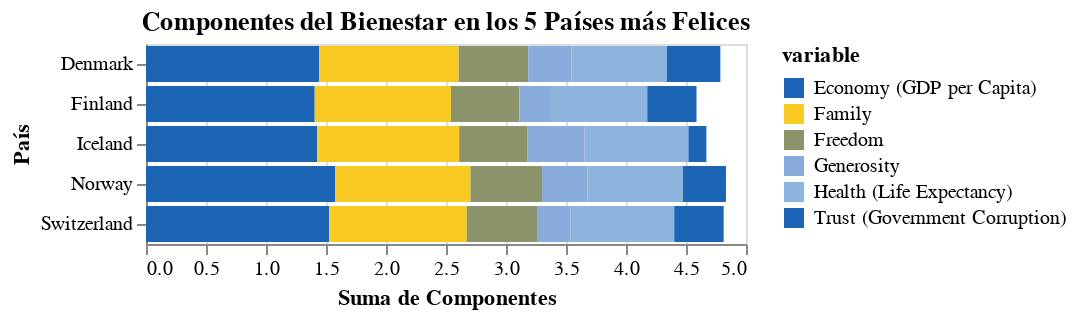

This figure's notebook cell:
### Markdown cell above
## 7. Gráfico de pilas de componentes que dan felicidad a los 5 países más felices

### Code cell
componentes = ['Economy (GDP per Capita)', 'Family', 'Health (Life Expectancy)', 
               'Freedom', 'Trust (Government Corruption)', 'Generosity']

top5 = df.nlargest(5, "Happiness Score").melt(id_vars=["Country"], value_vars=componentes)

graph7 = (
    alt.Chart(top5)
    .mark_bar()
    .encode(
        x=alt.X("value:Q", stack="zero", title="Suma de Componentes"),
        y=alt.Y("Country:N", title="País"),
        color=alt.Color("variable:N", scale=alt.Scale(range=colors)),
        tooltip=["Country", "variable", "value"]
    )
    .properties(title="Componentes del Bienestar en los 5 Países más Felices")
)

graph7.display(width=1200, height=400)

### Figure 1 — Vega-Lite specification as saved in the notebook (floating-point values rounded to 4 significant figures)
{"config": {"view": {"continuousWidth": 300, "continuousHeight": 300}}, "data": {"name": "data-1d1a4048a8190a88ffc98ac3eb490675"}, "mark": {"type": "bar"}, "encoding": {"color": {"field": "variable", "scale": {"range": ["#1c64b4", "#f9cb22", "#8c946c", "#8aacdc", "#8cb4dc"]}, "type": "nominal"}, "tooltip": [{"field": "Country", "type": "nominal"}, {"field": "variable", "type": "nominal"}, {"field": "value", "type": "quantitative"}], "x": {"field": "value", "stack": "zero", "title": "Suma de Componentes", "type": "quantitative"}, "y": {"field": "Country", "title": "País", "type": "nominal"}}, "title": "Componentes del Bienestar en los 5 Países más Felices", "$schema": "https://vega.github.io/schema/vega-lite/v5.8.0.json", "datasets": {"data-1d1a4048a8190a88ffc98ac3eb490675": [{"Country": "Denmark", "variable": "Economy (GDP per Capita)", "value": 1.442}, {"Country": "Switzerland", "variable": "Economy (GDP per Capita)", "value": 1.527}, {"Country": "Iceland", "variable": "Economy (GDP per Capita)", "value": 1.427}, {"Country": "Norway", "variable": "Economy (GDP per Capita)", "value": 1.577}, {"Country": "Finland", "variable": "Economy (GDP per Capita)", "value": 1.406}, {"Country": "Denmark", "variable": "Family", "value": 1.164}, {"Country": "Switzerland", "variable": "Family", "value": 1.145}, {"Country": "Iceland", "variable": "Family", "value": 1.183}, {"Country": "Norway", "variable": "Family", "value": 1.127}, {"Country": "Finland", "variable": "Family", "value": 1.135}, {"Country": "Denmark", "variable": "Health (Life Expectancy)", "value": 0.795}, {"Country": "Switzerland", "variable": "Health (Life Expectancy)", "value": 0.863}, {"Country": "Iceland", "variable": "Health (Life Expectancy)", "value": 0.8673}, {"Country": "Norway", "variable": "Health (Life Expectancy)", "value": 0.7958}, {"Country": "Finland", "variable": "Health (Life Expectancy)", "value": 0.8109}, {"Country": "Denmark", "variable": "Freedom", "value": 0.5794}, {"Country": "Switzerland", "variable": "Freedom", "value": 0.5856}, {"Country": "Iceland", "variable": "Freedom", "value": 0.5662}, {"Country": "Norway", "variable": "Freedom", "value": 0.5961}, {"Country": "Finland", "variable": "Freedom", "value": 0.571}, {"Country": "Denmark", "variable": "Trust (Government Corruption)", "value": 0.4445}, {"Country": "Switzerland", "variable": "Trust (Government Corruption)", "value": 0.412}, {"Country": "Iceland", "variable": "Trust (Government Corruption)", "value": 0.1497}, {"Country": "Norway", "variable": "Trust (Government Corruption)", "value": 0.3578}, {"Country": "Finland", "variable": "Trust (Government Corruption)", "value": 0.41}, {"Country": "Denmark", "variable": "Generosity", "value": 0.3617}, {"Country": "Switzerland", "variable": "Generosity", "value": 0.2808}, {"Country": "Iceland", "variable": "Generosity", "value": 0.4768}, {"Country": "Norway", "variable": "Generosity", "value": 0.379}, {"Country": "Finland", "variable": "Generosity", "value": 0.2549}]}}
